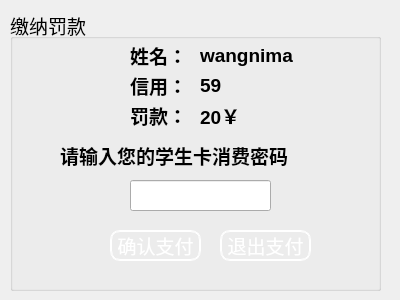
<?xml version="1.0" encoding="UTF-8"?>
<ui version="4.0">
 <class>DialogFine</class>
 <widget class="QDialog" name="DialogFine">
  <property name="geometry">
   <rect>
    <x>0</x>
    <y>0</y>
    <width>400</width>
    <height>300</height>
   </rect>
  </property>
  <property name="windowTitle">
   <string>Dialog</string>
  </property>
  <property name="styleSheet">
   <string notr="true"/>
  </property>
  <widget class="QGroupBox" name="groupBox">
   <property name="geometry">
    <rect>
     <x>10</x>
     <y>10</y>
     <width>371</width>
     <height>281</height>
    </rect>
   </property>
   <property name="font">
    <font>
     <pointsize>14</pointsize>
     <weight>50</weight>
     <italic>false</italic>
     <bold>false</bold>
    </font>
   </property>
   <property name="title">
    <string>缴纳罚款</string>
   </property>
   <widget class="QPushButton" name="pushButton_payok">
    <property name="geometry">
     <rect>
      <x>100</x>
      <y>220</y>
      <width>91</width>
      <height>31</height>
     </rect>
    </property>
    <property name="styleSheet">
     <string notr="true">QPushButton{
	border:2px groove rgb(255,255,255,0,0);border-radius:10px;padding:2px 4px;
	font: 12pt &quot;Adobe 黑体 Std R&quot;;
color:white;
	background-image: url(:/background/resourse/button.png);
}
QPushButton:hover{
	background-image: url(:/background/resourse/button_h.png);
}
QPushButton:pressed{	
	background-image: url(:/background/resourse/button_P.png);
}
</string>
    </property>
    <property name="text">
     <string>确认支付</string>
    </property>
   </widget>
   <widget class="QPushButton" name="pushButton_payquit">
    <property name="geometry">
     <rect>
      <x>210</x>
      <y>220</y>
      <width>91</width>
      <height>31</height>
     </rect>
    </property>
    <property name="styleSheet">
     <string notr="true">QPushButton{
	border:2px groove rgb(255,255,255,0,0);border-radius:10px;padding:2px 4px;
	font: 12pt &quot;Adobe 黑体 Std R&quot;;
color:white;
	background-image: url(:/background/resourse/button.png);
}
QPushButton:hover{
	background-image: url(:/background/resourse/button_h.png);
}
QPushButton:pressed{	
	background-image: url(:/background/resourse/button_P.png);
}
</string>
    </property>
    <property name="text">
     <string>退出支付</string>
    </property>
   </widget>
   <widget class="QLineEdit" name="lineEdit_password">
    <property name="geometry">
     <rect>
      <x>120</x>
      <y>170</y>
      <width>141</width>
      <height>31</height>
     </rect>
    </property>
    <property name="font">
     <font>
      <pointsize>14</pointsize>
      <weight>75</weight>
      <bold>true</bold>
     </font>
    </property>
    <property name="text">
     <string/>
    </property>
    <property name="readOnly">
     <bool>false</bool>
    </property>
    <property name="clearButtonEnabled">
     <bool>false</bool>
    </property>
   </widget>
   <widget class="QLabel" name="label_3">
    <property name="geometry">
     <rect>
      <x>50</x>
      <y>130</y>
      <width>301</width>
      <height>31</height>
     </rect>
    </property>
    <property name="font">
     <font>
      <pointsize>14</pointsize>
      <weight>75</weight>
      <italic>false</italic>
      <bold>true</bold>
     </font>
    </property>
    <property name="text">
     <string>请输入您的学生卡消费密码</string>
    </property>
   </widget>
   <widget class="QLabel" name="label_fine">
    <property name="geometry">
     <rect>
      <x>190</x>
      <y>90</y>
      <width>91</width>
      <height>31</height>
     </rect>
    </property>
    <property name="font">
     <font>
      <pointsize>14</pointsize>
      <weight>75</weight>
      <bold>true</bold>
     </font>
    </property>
    <property name="text">
     <string>20￥</string>
    </property>
   </widget>
   <widget class="QLabel" name="label">
    <property name="geometry">
     <rect>
      <x>120</x>
      <y>60</y>
      <width>61</width>
      <height>31</height>
     </rect>
    </property>
    <property name="font">
     <font>
      <pointsize>14</pointsize>
      <weight>75</weight>
      <bold>true</bold>
     </font>
    </property>
    <property name="text">
     <string>信用：</string>
    </property>
   </widget>
   <widget class="QLabel" name="label_credit">
    <property name="geometry">
     <rect>
      <x>190</x>
      <y>60</y>
      <width>91</width>
      <height>31</height>
     </rect>
    </property>
    <property name="font">
     <font>
      <pointsize>14</pointsize>
      <weight>75</weight>
      <bold>true</bold>
     </font>
    </property>
    <property name="text">
     <string>59</string>
    </property>
   </widget>
   <widget class="QLabel" name="label_8">
    <property name="geometry">
     <rect>
      <x>120</x>
      <y>90</y>
      <width>61</width>
      <height>31</height>
     </rect>
    </property>
    <property name="font">
     <font>
      <pointsize>14</pointsize>
      <weight>75</weight>
      <bold>true</bold>
     </font>
    </property>
    <property name="text">
     <string>罚款：</string>
    </property>
   </widget>
   <widget class="QLabel" name="label_name">
    <property name="geometry">
     <rect>
      <x>190</x>
      <y>30</y>
      <width>111</width>
      <height>31</height>
     </rect>
    </property>
    <property name="font">
     <font>
      <pointsize>14</pointsize>
      <weight>75</weight>
      <bold>true</bold>
     </font>
    </property>
    <property name="text">
     <string>wangnima</string>
    </property>
   </widget>
   <widget class="QLabel" name="label_10">
    <property name="geometry">
     <rect>
      <x>120</x>
      <y>30</y>
      <width>61</width>
      <height>31</height>
     </rect>
    </property>
    <property name="font">
     <font>
      <pointsize>14</pointsize>
      <weight>75</weight>
      <bold>true</bold>
      <underline>false</underline>
      <strikeout>false</strikeout>
      <stylestrategy>PreferDefault</stylestrategy>
      <kerning>true</kerning>
     </font>
    </property>
    <property name="cursor">
     <cursorShape>ArrowCursor</cursorShape>
    </property>
    <property name="text">
     <string>姓名：</string>
    </property>
   </widget>
  </widget>
  <widget class="QLabel" name="label_2">
   <property name="geometry">
    <rect>
     <x>0</x>
     <y>0</y>
     <width>401</width>
     <height>301</height>
    </rect>
   </property>
   <property name="styleSheet">
    <string notr="true">background-image: url(:/background/resourse/books8.png);</string>
   </property>
   <property name="text">
    <string/>
   </property>
  </widget>
  <zorder>label_2</zorder>
  <zorder>groupBox</zorder>
 </widget>
 <resources/>
 <connections/>
</ui>
